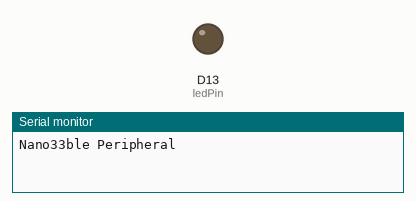
Bench run of a sketch on a simulated Arduino Nano 33 IoT. Parts: output pins drawn as LEDs (lit = HIGH), the last lines printed to the serial monitor. Dashed ring = blinking. Nothing arrives over Bluetooth unless stated; a phone connects over Bluetooth LE 3 s after start.

Above: at 1.5 s.
At 3.5 s:
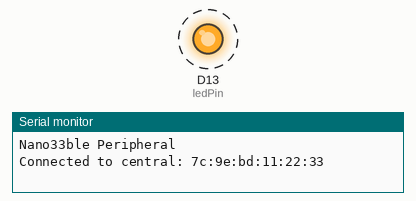
Timing chart, 0 to 4.6 s (numbered marks = the images above):
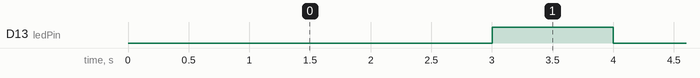

Measured:
- by itself, D13 (ledPin): alternates HIGH for 1.0 s and LOW for 1.0 s

The sketch:

Nano33BLEsense_BLEblink.ino
```cpp
/*

  This example creates a BLE peripheral that blinks an LED when connected to a central BLE device (iPad or iPhone)

  Materials Schedule
   (1 each) Arduino Nano 33 BLE Sense
     https://store.arduino.cc/usa/nano-33-ble-sense-with-headers
   (1 each) Sparkfun Cerberus USB Cable
     https://www.sparkfun.com/products/12016

  Assembly
   1.Update Arduino software
     a.Tools->Board->Boards Manager->Arduino nRF528x mbed Core
     c.Tools->Board->Arduino NANO 33 BLE
     d.Tools-Port->/dev/cu.usbmodem14101 (Adafruit NANO 33 BLE)
   2.Attach Cerberus USB Cable to Nano and Laptop
   3.Verify/compile & upload program to Nano
     a.Sketch->Verify/Compile
     b.Sketch->Upload
   4. Download BLE App onto iPad or iPhone
     a. nRF Connect or Bluefruit or Light Blue
     b. Scan for "Nano33ble" or "Arduino"

  Engineering
   https://www.arduino.cc/en/Guide/NANO33BLESense
     revised 2019/08/17 by SM
   https://github.com/sandeepmistry
     by Sandeep Mistry
   Arduino
     File->Examples->ArduinoBLE->Peripheral->LED
   Modified
     https://www.youtube.com/channel/UCDuWq2wFqeVII1KC7grySRg
     https://github.com/AnchorageBot
     September 2019 by ATS
*/

#include <ArduinoBLE.h>

BLEService ledService("19B10000-E8F2-537E-4F6C-D104768A1214"); // BLE LED Service

// BLE LED Switch Characteristic - custom 128-bit UUID, read and writable by central
BLEByteCharacteristic switchCharacteristic("19B10001-E8F2-537E-4F6C-D104768A1214", BLERead | BLEWrite);

const int ledPin = LED_BUILTIN; // pin to use for the LED
int timerLED = 1000;

void setup() {
  Serial.begin(9600);
  while (!Serial);

  // set LED pin to output mode
  pinMode(ledPin, OUTPUT);

  // begin initialization
  if (!BLE.begin()) {
    Serial.println("starting BLE failed!");

    while (1);
  }

  // set advertised local name and service UUID:
  BLE.setLocalName("Nano33ble");
  BLE.setAdvertisedService(ledService);

  // add the characteristic to the service
  ledService.addCharacteristic(switchCharacteristic);

  // add service
  BLE.addService(ledService);

  // set the initial value for the characeristic:
  switchCharacteristic.writeValue(0);

  // start advertising
  BLE.advertise();

  Serial.println("Nano33ble Peripheral");
}

void blink()  // Blink the onboard LED
{
  digitalWrite(LED_BUILTIN, HIGH);   // turn the LED on
  delay(timerLED);
  digitalWrite(LED_BUILTIN, LOW);    // turn the LED off
  delay(timerLED);
}

void loop() {
  // listen for BLE peripherals to connect:
  BLEDevice central = BLE.central();

  // if a central is connected to peripheral:
  if (central) {
    Serial.print("Connected to central: ");
    // print the central's MAC address:
    Serial.println(central.address());


    // while the central is still connected to peripheral:
    while (central.connected()) {
      blink();
    }

    // when the central disconnects, print it out:
    Serial.print(F("Disconnected from central: "));
    Serial.println(central.address());
  }
}
```
